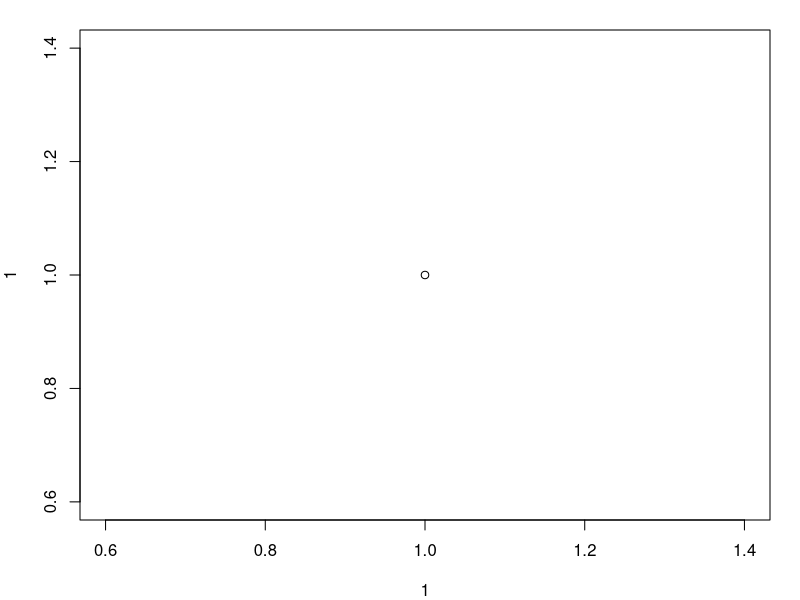
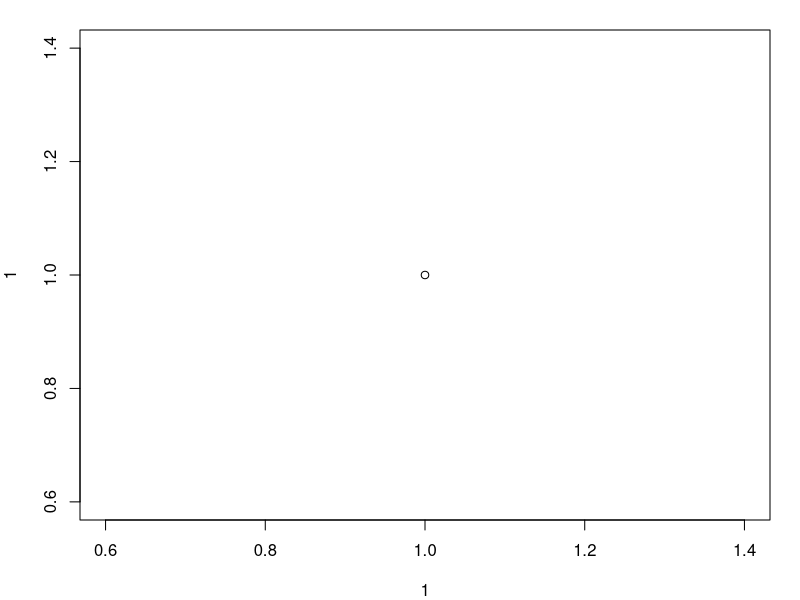
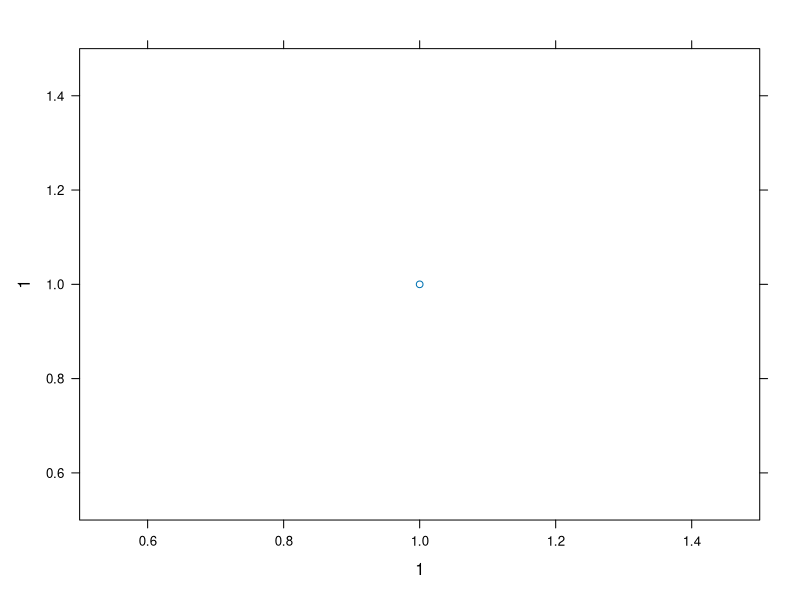
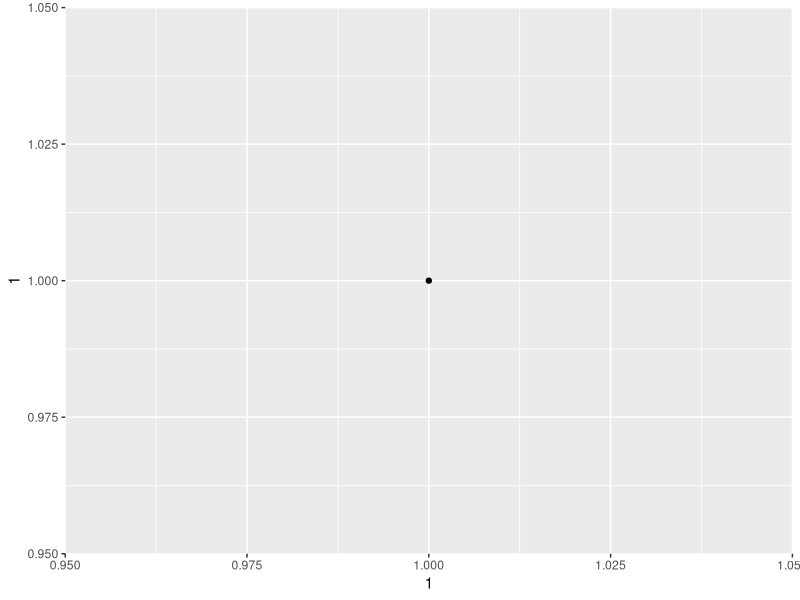
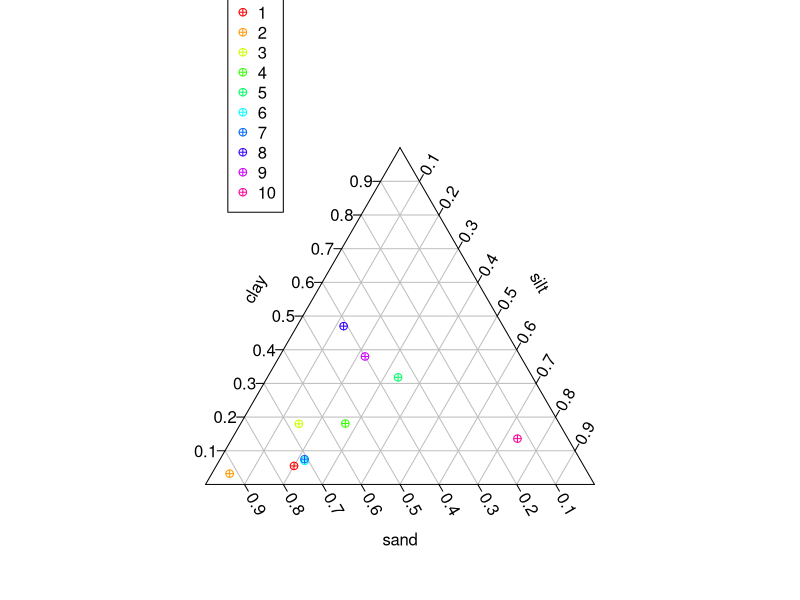
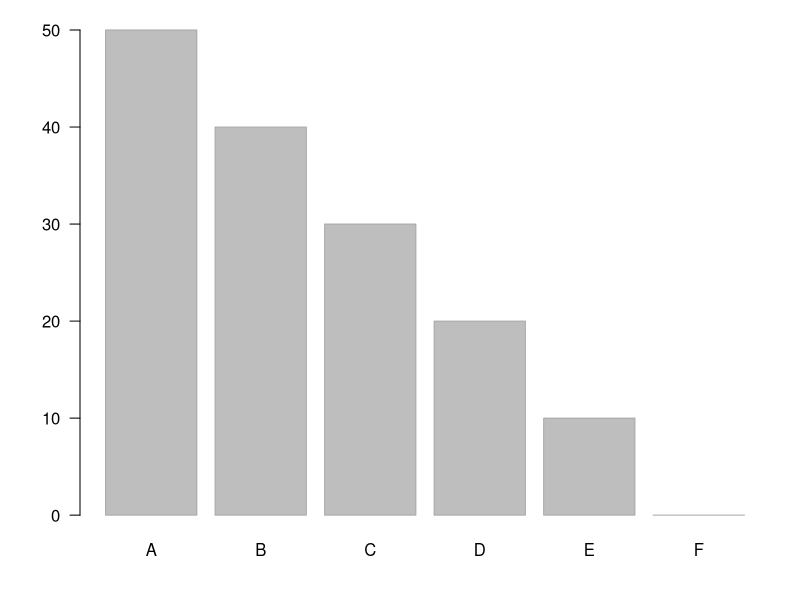
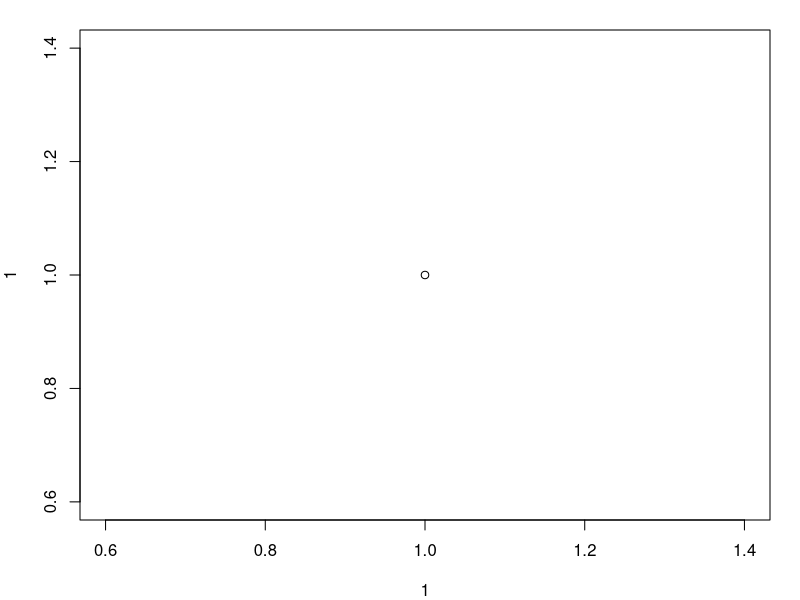
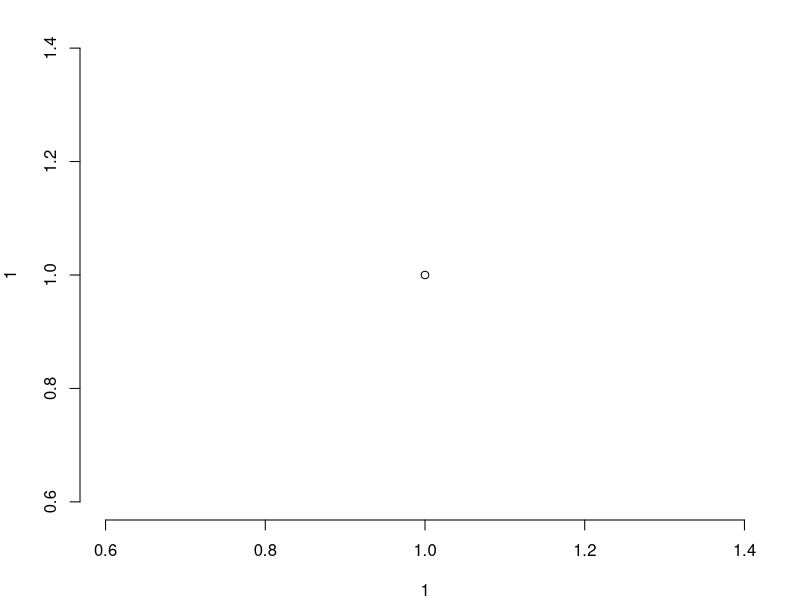

Generate these figures, in order, with R:
## ---- chunk 1
knitr::opts_chunk$set(
  # fig.path = "inst/assets/img/",
  comment = "#>",
  collapse = TRUE,
  warning = FALSE,
  message = FALSE,
  dev = 'pdf'
  # fig.width=6.9,
  # fig.height=6.9
)
## ---- chunk 2
par(mar = c(4, 4, 1.5, 1.5), bg = 'transparent')
plot(1, 1)
## ---- chunk 3
par(mar = c(4, 4, 1.5, 1.5), bg = 'transparent')
plot(1, 1)
## ---- chunk 4
library(lattice)
par(mar = c(4, 4, 1.5, 1.5), bg = 'transparent')
xyplot(1 ~ 1)
## ---- chunk 5
library(ggplot2)
par(mar = c(4, 4, 1.5, 1.5), bg = 'transparent')
qplot(x = 1, y = 1)
## ---- chunk 6
par(mar = c(4, 4, 1.5, 1.5), bg = 'transparent')
library(plotrix)
data(soils)
triax.plot(soils[1:10,],show.grid=TRUE,show.legend=TRUE,col.symbols= rainbow(10),pch=10)
## ---- chunk 7
par(mar = c(4, 4, 1.5, 1.5), bg = 'transparent')
x <- seq(50, 0, by = -10)
names(x) <- LETTERS[1:length(x)]
barplot(height = x,
        names.arg = names(x),
        col = 'gray',
        border = 'darkgray',
        las = 1)
## ---- chunk 8
par(mar = c(4, 4, 1.5, 1.5), bg = 'transparent')
plot(1, 1)
## ---- chunk 9
par(mar = c(4, 4, 1.5, 1.5), bg = 'transparent')
plot(1, 1, bty = 'n')
## ---- chunk 10
par(mar = c(4, 4, 1.5, 1.5), bg = 'transparent')
plot(1, 1, bty = 'n', ann = FALSE)
## ---- chunk 11
par(mar = c(4, 4, 1.5, 1.5), bg = 'transparent')
plot(1, 1, bty = 'n', ann = FALSE, xaxt = 'n')
## ---- chunk 12
par(mar = c(4, 4, 1.5, 1.5), bg = 'transparent')
plot(1, 1, bty = 'n', ann = FALSE, xaxt = 'n', yaxt = 'n')
## ---- chunk 13
par(mar = c(4, 4, 1.5, 1.5), bg = 'transparent')
plot(1, 1, ann = FALSE, axes = FALSE)
## ---- chunk 14
par(mar = c(4, 4, 1.5, 1.5), bg = 'transparent')
plot(1, 1, ann = FALSE, axes = FALSE, type = 'n')
